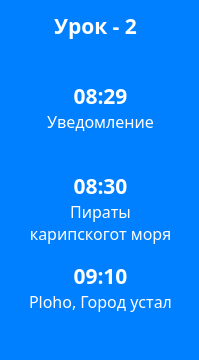
         <widget class="QFrame" name="frame_3">
          <property name="sizePolicy">
           <sizepolicy hsizetype="Fixed" vsizetype="Minimum">
            <horstretch>0</horstretch>
            <verstretch>0</verstretch>
           </sizepolicy>
          </property>
          <property name="minimumSize">
           <size>
            <width>199</width>
            <height>0</height>
           </size>
          </property>
          <property name="styleSheet">
           <string notr="true">border-radius: 15;
background-color: rgb(0,127,255);</string>
          </property>
          <property name="frameShape">
           <enum>QFrame::StyledPanel</enum>
          </property>
          <property name="frameShadow">
           <enum>QFrame::Raised</enum>
          </property>
          <widget class="QLabel" name="label_49">
           <property name="geometry">
            <rect>
             <x>40</x>
             <y>10</y>
             <width>111</width>
             <height>31</height>
            </rect>
           </property>
           <property name="font">
            <font>
             <family>Yandex Sans Text Bold</family>
             <pointsize>16</pointsize>
             <weight>75</weight>
             <bold>true</bold>
            </font>
           </property>
           <property name="styleSheet">
            <string notr="true">color: white;
background-color: rgb(255,160,0, 0);
</string>
           </property>
           <property name="text">
            <string>Урок - 2</string>
           </property>
           <property name="alignment">
            <set>Qt::AlignCenter</set>
           </property>
          </widget>
          <widget class="QLabel" name="label_50">
           <property name="geometry">
            <rect>
             <x>30</x>
             <y>80</y>
             <width>141</width>
             <height>31</height>
            </rect>
           </property>
           <property name="font">
            <font>
             <family>Yandex Sans Text Bold</family>
             <pointsize>16</pointsize>
             <weight>75</weight>
             <bold>true</bold>
            </font>
           </property>
           <property name="styleSheet">
            <string notr="true">color: white;
background-color: rgb(255,160,0, 0);
</string>
           </property>
           <property name="text">
            <string>08:29</string>
           </property>
           <property name="alignment">
            <set>Qt::AlignCenter</set>
           </property>
          </widget>
          <widget class="QLabel" name="label_51">
           <property name="geometry">
            <rect>
             <x>20</x>
             <y>110</y>
             <width>161</width>
             <height>61</height>
            </rect>
           </property>
           <property name="font">
            <font>
             <family>Yandex Sans Display</family>
             <pointsize>12</pointsize>
             <weight>50</weight>
             <bold>false</bold>
            </font>
           </property>
           <property name="styleSheet">
            <string notr="true">color: white;
background-color: rgb(255,160,0, 0);
</string>
           </property>
           <property name="text">
            <string>Уведомление</string>
           </property>
           <property name="alignment">
            <set>Qt::AlignHCenter|Qt::AlignTop</set>
           </property>
           <property name="wordWrap">
            <bool>true</bool>
           </property>
          </widget>
          <widget class="QLabel" name="label_52">
           <property name="geometry">
            <rect>
             <x>20</x>
             <y>200</y>
             <width>161</width>
             <height>61</height>
            </rect>
           </property>
           <property name="font">
            <font>
             <family>Yandex Sans Display</family>
             <pointsize>12</pointsize>
             <weight>50</weight>
             <bold>false</bold>
            </font>
           </property>
           <property name="styleSheet">
            <string notr="true">color: white;
background-color: rgb(255,160,0, 0);
</string>
           </property>
           <property name="text">
            <string>Пираты карипскогот моря</string>
           </property>
           <property name="alignment">
            <set>Qt::AlignHCenter|Qt::AlignTop</set>
           </property>
           <property name="wordWrap">
            <bool>true</bool>
           </property>
          </widget>
          <widget class="QLabel" name="label_53">
           <property name="geometry">
            <rect>
             <x>30</x>
             <y>170</y>
             <width>141</width>
             <height>31</height>
            </rect>
           </property>
           <property name="font">
            <font>
             <family>Yandex Sans Text Bold</family>
             <pointsize>16</pointsize>
             <weight>75</weight>
             <bold>true</bold>
            </font>
           </property>
           <property name="styleSheet">
            <string notr="true">color: white;
background-color: rgb(255,160,0, 0);
</string>
           </property>
           <property name="text">
            <string>08:30</string>
           </property>
           <property name="alignment">
            <set>Qt::AlignCenter</set>
           </property>
          </widget>
          <widget class="QLabel" name="label_54">
           <property name="geometry">
            <rect>
             <x>20</x>
             <y>290</y>
             <width>161</width>
             <height>61</height>
            </rect>
           </property>
           <property name="font">
            <font>
             <family>Yandex Sans Display</family>
             <pointsize>12</pointsize>
             <weight>50</weight>
             <bold>false</bold>
            </font>
           </property>
           <property name="styleSheet">
            <string notr="true">color: white;
background-color: rgb(255,160,0, 0);
</string>
           </property>
           <property name="text">
            <string>Ploho, Город устал</string>
           </property>
           <property name="alignment">
            <set>Qt::AlignHCenter|Qt::AlignTop</set>
           </property>
           <property name="wordWrap">
            <bool>true</bool>
           </property>
          </widget>
          <widget class="QLabel" name="label_55">
           <property name="geometry">
            <rect>
             <x>30</x>
             <y>260</y>
             <width>141</width>
             <height>31</height>
            </rect>
           </property>
           <property name="font">
            <font>
             <family>Yandex Sans Text Bold</family>
             <pointsize>16</pointsize>
             <weight>75</weight>
             <bold>true</bold>
            </font>
           </property>
           <property name="styleSheet">
            <string notr="true">color: white;
background-color: rgb(255,160,0, 0);
</string>
           </property>
           <property name="text">
            <string>09:10</string>
           </property>
           <property name="alignment">
            <set>Qt::AlignCenter</set>
           </property>
          </widget>
         </widget>
